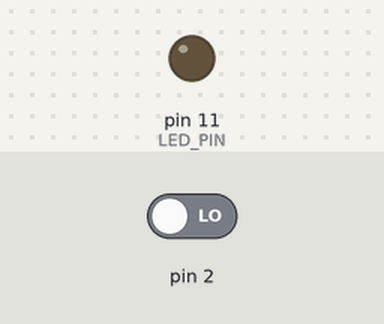
A sketch run on a simulated Arduino Uno, built with avr-gcc and run on an emulated ATmega328P. Shown: output pins drawn as LEDs (lit = HIGH). The test bench sets the inputs (shaded band); at power-on: pin 2 LOW.

Above: at 1.2 s.
1.3 s: pin 2 driven HIGH
At 2.3 s:
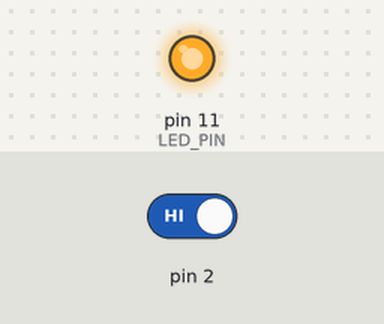
Timing chart, 0 to 4.3 s (numbered marks = the images above; inputs shaded):
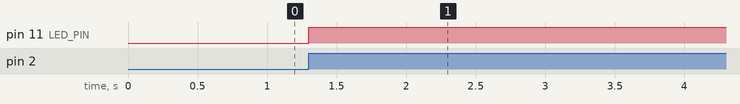

Measured:
- after the input at 1.3 s, pin 11 (LED_PIN): LOW → HIGH at once

The sketch:

ch03_led_switch_debounce_interrupt.ino
```cpp
#define SERIAL_BAUDRATE 19200
#define LED_PIN 11
// Uno: int.0 is pin 2, int.1 is pin 3
// Leonardo: int.0 is pin 3, int.1 is pin 2, int.2 is pin 0, int.3 is pin 1, int.4 is pin 7
#define SWITCH_INTERRUPT_NUM 0
#define DEBOUNCE_DELAY 200 // milliseconds

// 回呼函式裡會存取的變數應加上volatile
volatile boolean led_status;
unsigned long time_previous;

// 中斷發生時（觸發）呼叫的函式
void switchChanged(){
  unsigned long time_current = millis();
  if((time_current - time_previous) > DEBOUNCE_DELAY){
    time_previous = time_current;
    led_status = !led_status;
  }
}
void setup() {
  Serial.begin(SERIAL_BAUDRATE);
  pinMode(LED_PIN, OUTPUT);

  led_status = LOW;
  digitalWrite(LED_PIN, led_status);

  // 使用外部中斷，監看腳位的狀態變化
  attachInterrupt(SWITCH_INTERRUPT_NUM, switchChanged, RISING);
}
void loop() {
  digitalWrite(LED_PIN, led_status);
}
```
